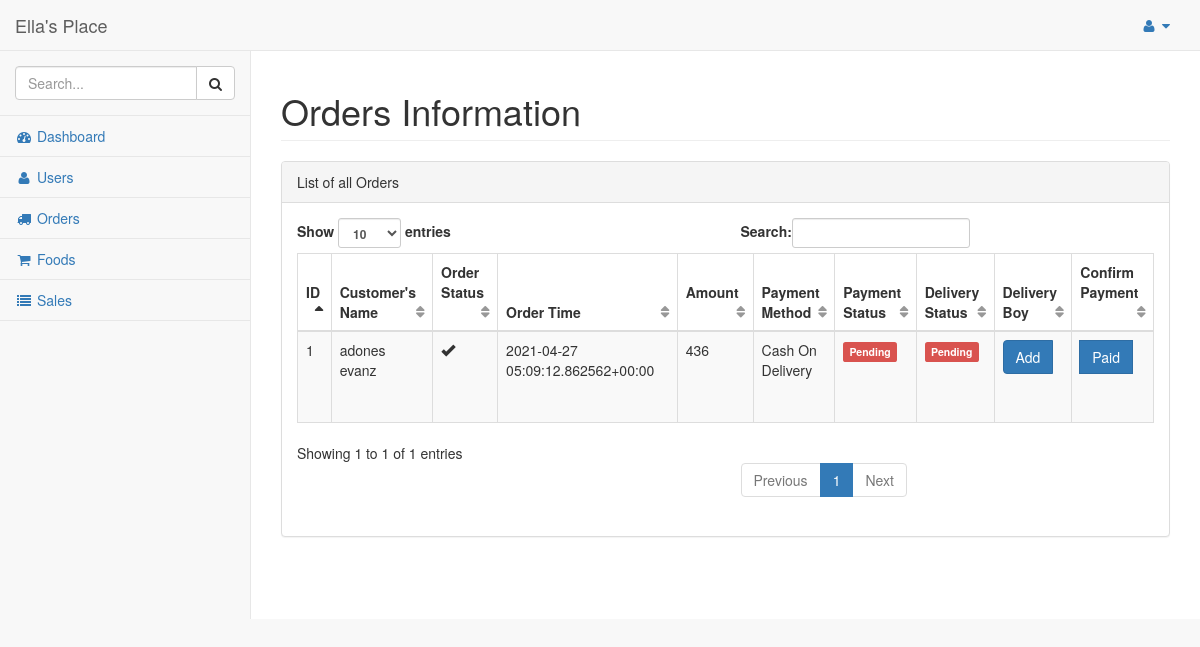
Screenshot of /myorders/ (signed in) with the database file from the repository.
### hotel/models.py (models this page shows, shortened)
class Order(models.Model):
    pending = 'Pending'
    completed = 'Completed'
    STATUS = (
        (pending,pending),
        (completed,completed),
    )
    cod = 'Cash On Delivery'
    card = 'Card Payment'
    upi = 'UPI Payment'
    PAYMENT = (
        (cod,cod),
        (card,card),
        (upi,upi),
    )
    pickup = 'PickUp'
    delivery = 'Delivery'
    TYPE = (
        (pickup, pickup),
        (delivery, delivery),
    )
    customer = models.ForeignKey(Customer,on_delete=models.CASCADE)
    order_timestamp = models.CharField(max_length=100, blank=True)
    delivery_timestamp = models.CharField(max_length=100, blank=True)
    payment_status = models.CharField(max_length = 100, choices = STATUS)
    delivery_status = models.CharField(max_length = 100, choices = STATUS)
    if_cancelled = models.BooleanField(default = False)
    total_amount = models.IntegerField()
    payment_method = models.CharField(max_length = 100, choices = PAYMENT)
    location = models.CharField(max_length=200, blank=True, null=True)
    delivery_boy = models.ForeignKey(Staff,on_delete=models.CASCADE, null=True, blank=True)

class Customer(models.Model):
    pending = 'Pending'
    verified = 'Verified'
    STATUS = (
        (pending,pending),
        (verified,verified),
    )
    customer = models.ForeignKey(User, on_delete=models.CASCADE)
    address = models.TextField()
    contact = models.CharField(max_length = 10)
    orders = models.IntegerField(default=0)
    total_sale = models.IntegerField(default=0)

### hotel/views.py (the view)
# urls.py: url(r'^myorders/$', views.my_orders, name='my_orders'),
@login_required
def my_orders(request):
    user = User.objects.get(id=request.user.id)
    customer = Customer.objects.get(customer=user)
    orders = Order.objects.filter(customer=customer)
    return render(request, 'orders.html', {'orders': orders})

### hotel/templates/orders.html (shortened to what this page needs)
{% load staticfiles %}
{% include "includes/base.html" %}
{% include "includes/navbarheader.html" %}
{% include "includes/navtop.html" %}
{% include "includes/sidemenu.html" %}
        </nav>
        <div id="page-wrapper">
            <div class="row">
                <div class="col-lg-12">
                    <h1 class="page-header">Orders Information</h1>
                </div>
            </div>
            <div class="row">
                <div class="col-lg-12">
                    <div class="panel panel-default">
                        <div class="panel-heading">
                            List of all Orders
                        </div>
                        <div class="panel-body">
                            <table width="100%" class="table table-striped table-bordered table-hover" id="dataTables-example">
                                <thead>
                                    <tr>
                                        <th>ID</th>
                                        <th>Customer's Name</th>
                                        <th>Order Status</th>
                                        <th>Order Time</th>
                                        <th>Amount</th>
                                        <th>Payment Method</th>
                                        <th>Payment Status</th>
                                        <th>Delivery Status</th>
                                        <th>Delivery Boy</th>
                                        <th>Confirm Payment</th>
                                    </tr>
                                </thead>
                                <tbody>
                                    {% for order in orders %}
                                    <tr>
                                        <td>{{order.id}}</td>
                                        <td>{{order.customer.customer.first_name}} {{order.customer.customer.last_name}}</td>
                                        <td>{% if order.if_cancelled == False %}
                                            <span class="glyphicon glyphicon-ok" aria-hidden="true"></span>
                                            {% else %}
                                            <span class="glyphicon glyphicon-remove" aria-hidden="true"></span>
                                            {% endif %}
                                        </td>
                                        <td>{{order.order_timestamp}}</td>
                                        <td>{{order.total_amount}}</td>
                                        <td>{{order.payment_method}}</td>
                                        <td>{% if order.payment_status == 'Completed' %}
                                            <span class="label label-success">Paid</span>
                                            {% else %}
                                            <span class="label label-danger">Pending</span>
                                            {% endif %}
                                        </td>
                                        <td>{% if order.delivery_status == 'Completed' %}
                                            <span class="label label-success">Delivered</span>
                                            {% else %}
                                            <span class="label label-danger">Pending</span>
                                            {% endif %}
                                        </td>
                                        <td>{% ifequal order.delivery_boy None %}
                                                <span class="input-group-btn">
                                                    <button class="btn btn-primary" type="button" data-toggle="modal" data-target="#addFood">Add</button>
                                                </span>
                                                <br><br>
                                            {% else %}
                                            {{order.delivery_boy.staff_id.first_name}} {{order.delivery_boy.staff_id.last_name}}
                                            {% endifequal %}
                                        </td>
                                        <td>
                                            <a href="/confirm_order/{{order.id}}">
                                                <span class="input-group-btn">
                                                    <button class="btn btn-primary {%ifequal order.payment_status 'Completed'%}disabled{%endifequal%}" type="button">Paid</button>
                                                </span>
                                            </a>
                                        </td>
                                    </tr>
                                    {% endfor %}
                                </tbody>
                            </table>
                        </div>
                    </div>
                </div>
            </div>
        </div>
    </div>
</body>
</html>

### rows the page displays
Order: id "1", customer.customer.first_name "adones", customer.customer.last_name "evanz", if_cancelled False (drawn), order_timestamp "2021-04-27 05:09:12.862562+00:00", total_amount "436", payment_method "Cash On Delivery", payment_status "Pending", delivery_status "Pending"
